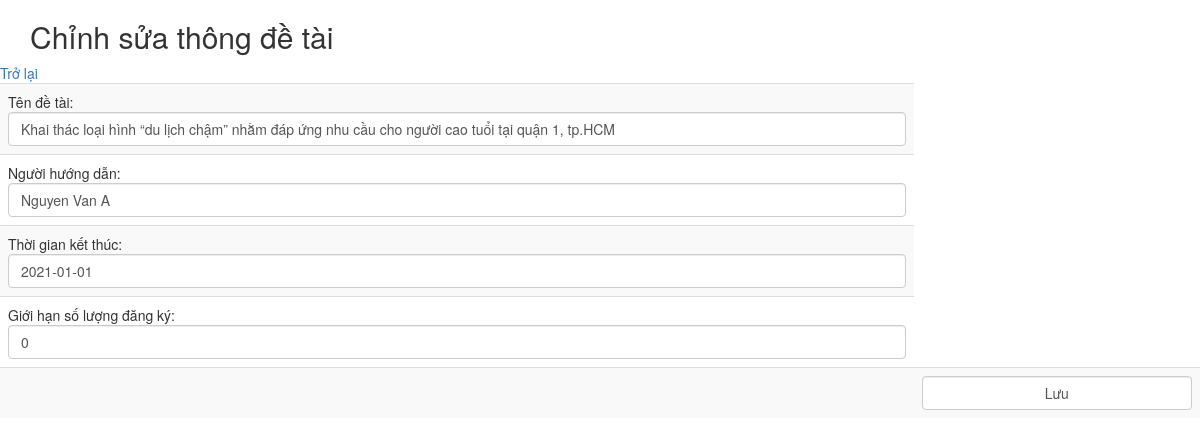
The app's page /index.php/detai/edit/001 with its own data.
### tables this page shows
CREATE TABLE `detai` (
  `MaDeTai` varchar(12) NOT NULL,
  `TenDeTai` varchar(250) NOT NULL,
  `MaGV` varchar(12) NOT NULL,
  `TenGV` varchar(50) NOT NULL,
  `ThoiGianDK` date NOT NULL,
  `GioiHanSoLuongDK` int(11) NOT NULL,
  `SoLuongDK` int(11) NOT NULL
);

### application/controllers/detai.php (called while the page is built, shortened)
<?php
 class DeTai extends CI_Controller
 {
 	public function __construct()
 	{
 		$this->load->Model("detai_model");
 	}
	 public function edit($MaDeTai)
	 {
		 $this->load->helper('url');
		 $data['detai'] = $this->detai_model->getByMaDeTai($MaDeTai);
		 $this->load->view('layout/detai/edit', $data);
	 }
}

### index.php (called while the page is built, shortened)
<?php
require_once BASEPATH.'core/CodeIgniter.php';

### application/models/detai_model.php (called while the page is built, shortened)
<?php
class detai_model extends CI_Model
{
	public function getByMaDeTai($MaDeTai)
	{
		$this->db->from('detai');
		$this->db->where('MaDeTai', $MaDeTai);
		$query = $this->db->get();
		return $query->row();
	}
}

### application/views/layout/detai/edit.php (the view, shortened to what this page needs)
<!DOCTYPE html>
<html lang="en">
<head>
      <link rel="stylesheet" href="https://maxcdn.bootstrapcdn.com/bootstrap/3.4.1/css/bootstrap.min.css">
</head>
<body>
	<h2 class="container clearfix">Chỉnh sửa thông đề tài</h2>
	<a href="<?php echo site_url('detai/')?>" class="link"> Trở lại </a>
    <table class="table table-striped">
    <form action="<?php echo site_url('detai/update/'.$detai->MaDeTai)?>" method="post">
		<tr>
		<td>Tên đề tài:
		<input type="text" name="TenDeTai" class="form-control" value="<?php echo $detai->TenDeTai ?>"/>
		</td>
		</tr>
		<tr>
		<td>Người hướng dẫn:
		<input type="text" name="TenGV" class="form-control" value="<?php echo $detai->TenGV ?>"/>
		</td>
		</tr>
		<tr>
		<td>Thời gian kết thúc:
		<input type="text" name="ThoiGianDK" class="form-control" value="<?php echo $detai->ThoiGianDK ?>"/>
		</td>
		</tr>
		<tr>
		<td>Giới hạn số lượng đăng ký:
		<input type="text" name="GioiHanSoLuongDK" class="form-control" value="<?php echo $detai->GioiHanSoLuongDK ?>"/>
		</td>
		</tr>
		<tr>
			<td></td>
		<td>
		<input type="submit" name="submit" class="form-control" value="Lưu"/>
		</td>
		</tr>
    </form>
    </table>
</body>
</html>

### records on screen
detai: TenDeTai "Khai thác loại hình “du lịch chậm” nhằm đáp ứng nhu cầu cho người cao tuổi tại quận 1, tp.HCM", TenGV "Nguyen Van A", ThoiGianDK "2021-01-01", GioiHanSoLuongDK "0"
